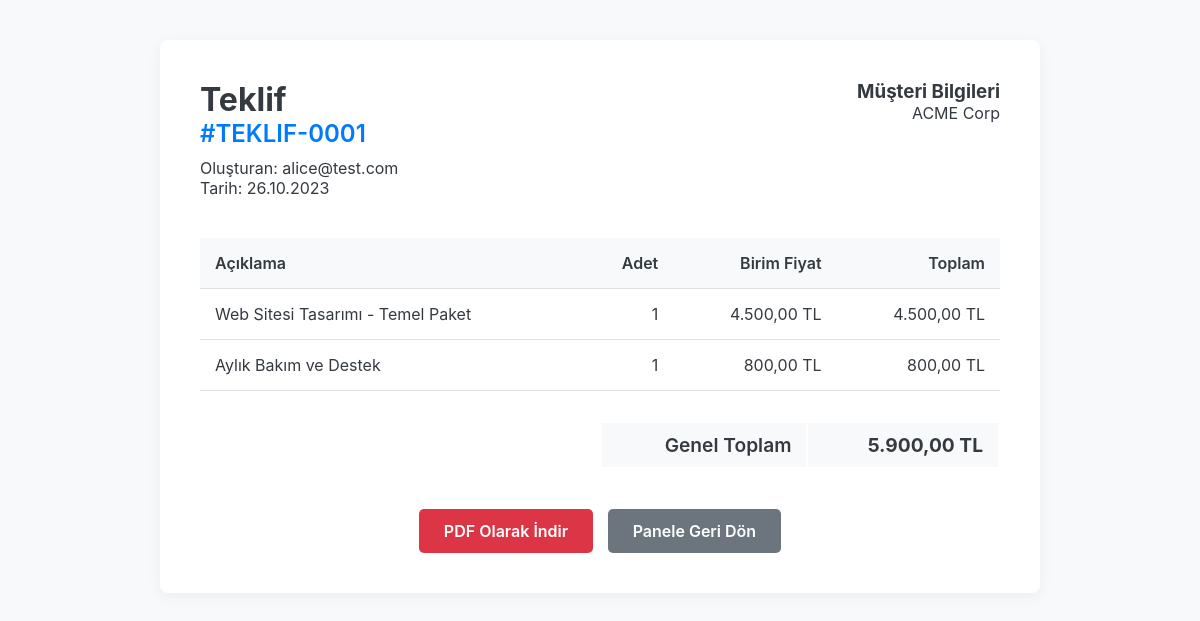
Screenshot of /view_offer.php?id=1 (signed in) with the database file from the repository.
### tables this page shows
CREATE TABLE IF NOT EXISTS offers (
    id INT AUTO_INCREMENT PRIMARY KEY,
    user_id INT NOT NULL,
    customer_name VARCHAR(255) NOT NULL,
    total_amount DECIMAL(10, 2) NOT NULL DEFAULT 0.00,
    created_at TIMESTAMP DEFAULT CURRENT_TIMESTAMP,
    FOREIGN KEY (user_id) REFERENCES users(id)
);

CREATE TABLE IF NOT EXISTS users (
    id INT AUTO_INCREMENT PRIMARY KEY,
    email VARCHAR(100) NOT NULL,
    password VARCHAR(255) NOT NULL
);

CREATE TABLE IF NOT EXISTS offer_items (
    id INT AUTO_INCREMENT PRIMARY KEY,
    offer_id INT NOT NULL,
    description TEXT NOT NULL,
    quantity INT NOT NULL,
    unit_price DECIMAL(10, 2) NOT NULL,
    FOREIGN KEY (offer_id) REFERENCES offers(id) ON DELETE CASCADE
);

### view_offer.php (the view, shortened to what this page needs)
<?php
include "db.php";
$offer_id = isset($_GET['id']) ? (int)$_GET['id'] : 0;
$offer_stmt = mysqli_prepare($conn, "SELECT o.*, u.email FROM offers o JOIN users u ON o.user_id = u.id WHERE o.id = ?");
mysqli_stmt_bind_param($offer_stmt, "i", $offer_id);
mysqli_stmt_execute($offer_stmt);
$offer_result = mysqli_stmt_get_result($offer_stmt);
$offer = null;
if (mysqli_num_rows($offer_result) == 1) {
    $offer = mysqli_fetch_assoc($offer_result);
} else {
    die("Teklif bulunamadı.");
}
$items_stmt = mysqli_prepare($conn, "SELECT * FROM offer_items WHERE offer_id = ?");
mysqli_stmt_bind_param($items_stmt, "i", $offer_id);
mysqli_stmt_execute($items_stmt);
$items_result = mysqli_stmt_get_result($items_stmt);
$items = [];
while ($row = mysqli_fetch_assoc($items_result)) {
    $items[] = $row;
}
?>
<!DOCTYPE html>
<html lang="tr">
<head>
</head>
<body>
<div class="container">
    <div class="offer-header">
        <div class="company-details">
            <h1>Teklif</h1>
            <div class="offer-id">#TEKLIF-<?php echo str_pad($offer['id'], 4, '0', STR_PAD_LEFT); ?></div>
            <div>Oluşturan: <?php echo htmlspecialchars($offer['email']); ?></div>
            <div>Tarih: <?php echo date("d.m.Y", strtotime($offer['created_at'])); ?></div>
        </div>
        <div class="customer-details">
            <h3>Müşteri Bilgileri</h3>
            <div><?php echo htmlspecialchars($offer['customer_name']); ?></div>
        </div>
    </div>
    <table class="offer-table">
        <thead>
            <tr>
                <th>Açıklama</th>
                <th class="text-right">Adet</th>
                <th class="text-right">Birim Fiyat</th>
                <th class="text-right">Toplam</th>
            </tr>
        </thead>
        <tbody>
            <?php
            foreach ($items as $item):
                $line_total = $item['quantity'] * $item['unit_price'];
            ?>
            <tr>
                <td><?php echo nl2br(htmlspecialchars($item['description'])); ?></td>
                <td class="text-right"><?php echo htmlspecialchars($item['quantity']); ?></td>
                <td class="text-right"><?php echo number_format($item['unit_price'], 2, ',', '.'); ?> TL</td>
                <td class="text-right"><?php echo number_format($line_total, 2, ',', '.'); ?> TL</td>
            </tr>
            <?php endforeach; ?>
        </tbody>
    </table>
    <div class="totals">
        <table class="totals-table">
            <tr class="grand-total">
                <td class="label">Genel Toplam</td>
                <td class="value"><?php echo number_format($offer['total_amount'], 2, ',', '.'); ?> TL</td>
            </tr>
        </table>
    </div>
    <div class="actions">
        <a href="generate_pdf.php?id=<?php echo $offer['id']; ?>" class="btn btn-pdf">PDF Olarak İndir</a>
        <a href="dashboard.php" class="btn btn-secondary">Panele Geri Dön</a>
    </div>
</div>
</body>
</html>

### view_offer.php (style rules this page uses)
:root { --primary-color: #007bff; --secondary-color: #6c757d; --danger-color: #dc3545; --background-color: #f8f9fa; --container-bg-color: #ffffff; --text-color: #343a40; --border-color: #dee2e6; }
body { font-family: -apple-system, BlinkMacSystemFont, "Segoe UI", Roboto, "Helvetica Neue", Arial, sans-serif; background-color: var(--background-color); color: var(--text-color); margin: 0; padding: 20px; }
.container { max-width: 800px; margin: 20px auto; padding: 40px; background: var(--container-bg-color); border-radius: 8px; box-shadow: 0 4px 15px rgba(0,0,0,0.05); }
.offer-header { display: flex; justify-content: space-between; margin-bottom: 40px; }
.offer-header .company-details h1, .offer-header .customer-details h3 { margin: 0; }
.offer-header .company-details { text-align: left; }
.offer-header .customer-details { text-align: right; }
.offer-id { font-size: 24px; font-weight: 600; color: var(--primary-color); margin-bottom: 10px; }
.offer-table { width: 100%; border-collapse: collapse; margin: 30px 0; }
.offer-table th, .offer-table td { padding: 15px; border-bottom: 1px solid var(--border-color); text-align: left; }
.offer-table th { background-color: #f8f9fa; font-weight: 600; }
.offer-table .text-right { text-align: right; }
.totals { width: 50%; margin-left: auto; margin-top: 20px; }
.totals-table { width: 100%; }
.totals-table td { padding: 10px 15px; }
.totals-table .label { text-align: right; font-weight: 600; }
.totals-table .value { text-align: right; }
.grand-total { font-size: 1.2em; font-weight: bold; background-color: #f8f9fa; }
.actions { margin-top: 40px; text-align: center; }
.btn { padding: 12px 25px; border: none; border-radius: 5px; cursor: pointer; font-size: 16px; font-weight: 600; text-decoration: none; display: inline-block; text-align: center; transition: background-color 0.3s ease; margin: 0 5px; }
.btn-pdf { background-color: var(--danger-color); color: white; }
.btn-secondary { background-color: var(--secondary-color); color: white; }

### rows the page displays
offers: id "0001", user.email "alice@test.com", created_at "26.10.2023", customer_name "ACME Corp", total_amount "5.900,00"
offer_items: description "Web Sitesi Tasarımı - Temel Paket", quantity "1", unit_price "4.500,00", line_total "4.500,00"
offer_items: description "Aylık Bakım ve Destek", quantity "1", unit_price "800,00", line_total "800,00"
